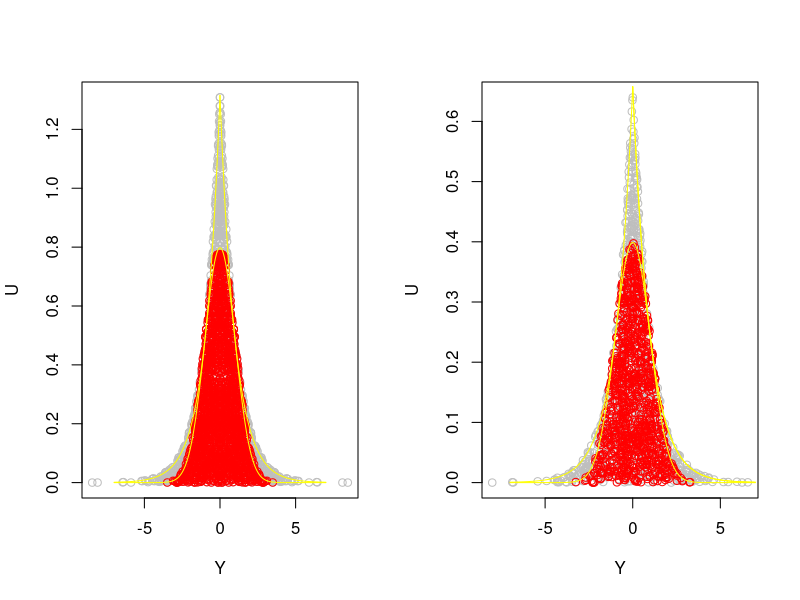

The R source for this figure:
#Test 2.1(a)
par(mfrow=c(1,2))
f = function(x){
  return( 2*exp(-x^2/2)/sqrt(2*pi) )
}
g = function(x){
  return( exp(-x) )
}
M = optimize(f=function(x){f(x)/g(x)},interval=c(0,100),maximum=TRUE)$objective
#n is time
h = function(n){
  x = NULL
  z = NULL
  U = NULL
  Y = NULL
  repeat{
    u = runif( (n-length(x)) )
    y = rexp( (n-length(x)), 1)
    U = c(U,u)
    Y = c(Y,y)
    x = c(x, y[u < exp(-(y-1)^2/2)])
    z = c(z, u[u < exp(-(y-1)^2/2)])
    if(length(x)>=n){
      break
    }
  }
  return(list( x = x, z = z, U = U,  Y = Y))
}
hh = h(1000)
Y = hh$Y
U = hh$U
U = U*M*g(Y)
U = c(U,U)
Y = c(-Y,Y)
x = hh$x
z = hh$z
z = z*M*g(x)
x = c(-x,x)
z = c(z,z)
plot( Y, U, col = "grey")
points( x, z, col = "red")
b = seq( -7, 7, length.out = 10000)
lines( b, f(b), col = "yellow")
c = seq( 0, 7, length.out = 10000)
lines( c, M*g(c), col = "yellow")
lines( -c, M*g(c), col = "yellow")

g = function(x){
  return( exp(-abs(x))/2 )
}
M = optimize(f=function(x){dnorm(x)/g(x)},interval=c(-100,100),maximum=TRUE)$objective

h = function(n){
  g = function(x){
    return( exp(-abs(x))/2 )
  }
  M = optimize(f=function(x){dnorm(x)/g(x)},interval=c(-100,100),maximum=TRUE)$objective
  x = NULL
  z = NULL
  U = NULL
  Y = NULL
  repeat{
    u = runif( n-length(x) )
    y = rexp(  n-length(x), 1)
    v = runif(n-length(x))
    temp = y
    i = v<1/2
    temp[i] = -temp[i]
    U = c(U,u*M*g(y))
    Y = c(Y,temp)
    j = u < dnorm(y)/g(y)/M
    tmp = y[j]
    v = runif(sum(j))
    i = v<1/2
    tmp[i] = -tmp[i]
    x = c(x, tmp)
    z = c(z, u[j]*M*g(tmp))
    if(length(x)==n){
      break
    }
  }
  return(list( x = x, z = z, U = U,  Y = Y))
}
hh = h(1000)
Y = hh$Y
U = hh$U
x = hh$x
z = hh$z
plot( Y, U, col = "grey")
points( x, z, col = "red")
b = seq( -7, 7, length.out = 10000)
lines( b, dnorm(b), col = "yellow")
c = seq( 0, 7, length.out = 10000)
lines( c, M*g(c), col = "yellow")
lines( -c, M*g(c), col = "yellow")
lines( c, M*g(c), col = "yellow")